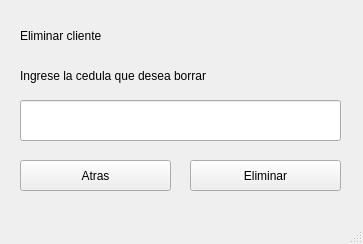
<?xml version="1.0" encoding="UTF-8"?>
<ui version="4.0">
 <class>window_delete_client</class>
 <widget class="QMainWindow" name="window_delete_client">
  <property name="geometry">
   <rect>
    <x>0</x>
    <y>0</y>
    <width>363</width>
    <height>244</height>
   </rect>
  </property>
  <property name="windowTitle">
   <string>MainWindow</string>
  </property>
  <widget class="QWidget" name="centralwidget">
   <widget class="QLabel" name="label">
    <property name="geometry">
     <rect>
      <x>20</x>
      <y>20</y>
      <width>231</width>
      <height>31</height>
     </rect>
    </property>
    <property name="text">
     <string>Eliminar cliente</string>
    </property>
   </widget>
   <widget class="QLabel" name="label_2">
    <property name="geometry">
     <rect>
      <x>20</x>
      <y>60</y>
      <width>321</width>
      <height>31</height>
     </rect>
    </property>
    <property name="text">
     <string>Ingrese la cedula que desea borrar</string>
    </property>
   </widget>
   <widget class="QLineEdit" name="lineEdit">
    <property name="geometry">
     <rect>
      <x>20</x>
      <y>100</y>
      <width>321</width>
      <height>41</height>
     </rect>
    </property>
   </widget>
   <widget class="QPushButton" name="back">
    <property name="geometry">
     <rect>
      <x>20</x>
      <y>160</y>
      <width>151</width>
      <height>31</height>
     </rect>
    </property>
    <property name="text">
     <string>Atras</string>
    </property>
   </widget>
   <widget class="QPushButton" name="delete_2">
    <property name="geometry">
     <rect>
      <x>190</x>
      <y>160</y>
      <width>151</width>
      <height>31</height>
     </rect>
    </property>
    <property name="text">
     <string>Eliminar</string>
    </property>
   </widget>
  </widget>
  <widget class="QMenuBar" name="menubar">
   <property name="geometry">
    <rect>
     <x>0</x>
     <y>0</y>
     <width>363</width>
     <height>17</height>
    </rect>
   </property>
  </widget>
  <widget class="QStatusBar" name="statusbar"/>
 </widget>
 <resources/>
 <connections/>
</ui>
